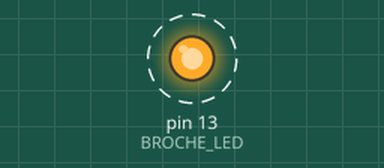
The sketch below on a simulated Arduino Nano, built with avr-gcc and run on an emulated ATmega328P. Shown: output pins drawn as LEDs (lit = HIGH). Dashed ring = blinking.

Above: at 1.1 s.
Timing chart, 0 to 3.9 s (numbered marks = the images above):
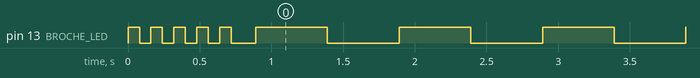

Measured:
- by itself, pin 13 (BROCHE_LED): goes 4 × (LOW 0.08 s, HIGH 0.08 s), LOW 0.17 s, 3 × (HIGH 0.50 s, LOW 0.50 s), HIGH 0.61 s, 125 × (LOW 0.50 s, HIGH 0.50 s), then LOW
- by itself, everything shown: repeats every 3.0 s, in 6 steps

The sketch:

test_ibus_led.ino
```cpp
// test_ibus_led.ino — v6
//
// Câblage :
//   D9  (RX IBus) ← i-BUS SERVO récepteur RC  (115 200 bauds)
//   D7  (TX debug) → FTDI RX                  (9 600 bauds)
//   GND → FTDI GND
//
// LED pin 13 :
//   5 clignements rapides au boot = firmware v6
//   1 Hz  = aucune trame IBus valide depuis le démarrage
//   2 Hz  = trames reçues puis signal perdu (>1 s)
//   4 Hz  = IBus OK
//
// Affichage debug (toutes les 500 ms) :
//   CH1..CH14 sur une ligne — bougez chaque axe/interrupteur pour identifier

#include <SoftwareSerial.h>

SoftwareSerial dbg(4, 7);      // TX=D7 → FTDI, RX=D4 (inutilisé)
SoftwareSerial ibus_ss(9, 12); // RX=D9 ← IBus SERVO, TX=D12 (inutilisé)

static const uint8_t  BROCHE_LED     = 13;
static const uint32_t DELAI_RC_PERDU = 1000UL;
static const uint32_t PERIODE_DEBUG  =  500UL;

static const uint8_t NB_CANAUX = 14;

// Parseur IBus manuel
static uint8_t  ibus_buf[32];
static uint8_t  ibus_pos      = 0;
static uint32_t ts_ibus_octet = 0;
static uint16_t canaux_rc[NB_CANAUX];
static uint32_t ts_trame_rc   = 0;
static bool     ibus_actif    = false;
static bool     rc_perdu      = true;
static uint32_t cnt_trames    = 0;

// LED
static uint32_t ts_led    = 0;
static bool     led_etat  = false;

// Debug
static uint32_t ts_debug  = 0;

static void lire_rc() {
    while (ibus_ss.available() > 0) {
        uint32_t now = millis();
        if (now - ts_ibus_octet > 3) ibus_pos = 0;
        ts_ibus_octet = now;

        uint8_t b = (uint8_t)ibus_ss.read();
        if (ibus_pos == 0 && b != 0x20) continue;
        if (ibus_pos == 1 && b != 0x40) { ibus_pos = 0; continue; }
        ibus_buf[ibus_pos++] = b;
        if (ibus_pos < 32) continue;
        ibus_pos = 0;

        uint16_t cs = 0xFFFF;
        for (uint8_t i = 0; i < 30; i++) cs -= ibus_buf[i];
        if (cs != ((uint16_t)ibus_buf[31] << 8 | ibus_buf[30])) continue;

        ibus_actif  = true;
        ts_trame_rc = millis();
        cnt_trames++;
        for (uint8_t i = 0; i < NB_CANAUX; i++)
            canaux_rc[i] = (uint16_t)ibus_buf[2 + i*2] | ((uint16_t)ibus_buf[3 + i*2] << 8);
    }
    rc_perdu = (millis() - ts_trame_rc) > DELAI_RC_PERDU;
}

static void battre_led() {
    uint32_t periode = !ibus_actif ? 500UL : (rc_perdu ? 250UL : 125UL);
    if ((millis() - ts_led) >= periode) {
        ts_led   = millis();
        led_etat = !led_etat;
        digitalWrite(BROCHE_LED, led_etat ? HIGH : LOW);
    }
}

static void afficher_debug() {
    if ((millis() - ts_debug) < PERIODE_DEBUG) return;
    ts_debug = millis();

    dbg.print(F("cnt="));
    dbg.print(cnt_trames);
    dbg.print(rc_perdu ? F(" PERDU") : F(" OK   "));
    dbg.print(F("  "));
    for (uint8_t i = 0; i < NB_CANAUX; i++) {
        dbg.print(F("CH"));
        dbg.print(i + 1);
        dbg.print('=');
        dbg.print(canaux_rc[i]);
        if (i < NB_CANAUX - 1) dbg.print(' ');
    }
    dbg.println();

    ibus_ss.listen();
}

void setup() {
    pinMode(BROCHE_LED, OUTPUT);
    // 5 clignements rapides = v6
    for (uint8_t i = 0; i < 5; i++) {
        digitalWrite(BROCHE_LED, HIGH); delay(80);
        digitalWrite(BROCHE_LED, LOW);  delay(80);
    }
    dbg.begin(9600);
    pinMode(4, INPUT_PULLUP);
    dbg.println(F("=== boot v6 (14 canaux IBus) ==="));
    dbg.println(F("Bougez chaque axe/switch pour identifier les canaux"));

    ibus_ss.begin(115200);
    ibus_ss.listen();
    ts_trame_rc = 0;
}

void loop() {
    lire_rc();
    battre_led();
    afficher_debug();
}
```
